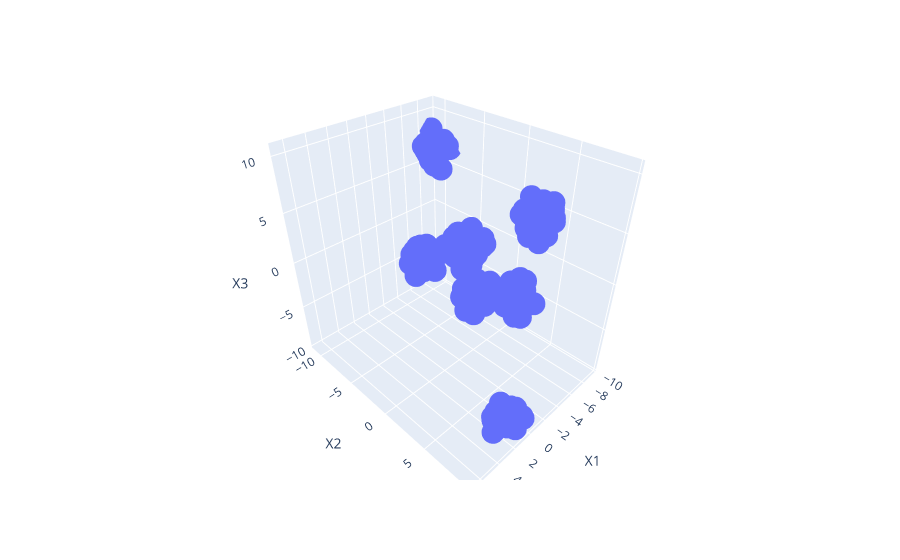

The cell this chart's notebook holds for it:
### Code cell
fig = px.scatter_3d(df, x='X1', y='X2', z='X3')
fig.show()

### Figure 1 — Plotly figure (JSON) as saved in the notebook; plotly's stock layout.template omitted (floating-point values rounded to 4 significant figures; data arrays with more than 128 entries replaced by an {"elided": "..."} marker saying what was removed)
{"data": [{"hovertemplate": "X1=%{x}<br>X2=%{y}<br>X3=%{z}<extra></extra>", "legendgroup": "", "marker": {"color": "#636efa", "symbol": "circle"}, "mode": "markers", "name": "", "scene": "scene", "showlegend": false, "type": "scatter3d", "x": {"elided": "300 float values"}, "y": {"elided": "300 float values"}, "z": {"elided": "300 float values"}}], "layout": {"legend": {"tracegroupgap": 0}, "margin": {"t": 60}, "scene": {"domain": {"x": [0, 1], "y": [0, 1]}, "xaxis": {"title": {"text": "X1"}}, "yaxis": {"title": {"text": "X2"}}, "zaxis": {"title": {"text": "X3"}}}}}
